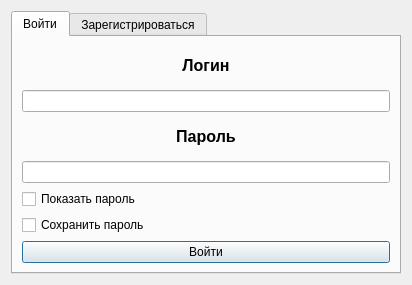
<?xml version="1.0" encoding="UTF-8"?>
<ui version="4.0">
 <class>AuthDialog</class>
 <widget class="QDialog" name="AuthDialog">
  <property name="geometry">
   <rect>
    <x>0</x>
    <y>0</y>
    <width>412</width>
    <height>285</height>
   </rect>
  </property>
  <property name="windowTitle">
   <string>Аутентификация</string>
  </property>
  <layout class="QVBoxLayout" name="verticalLayout_2">
   <item>
    <widget class="QTabWidget" name="tabWidget">
     <property name="currentIndex">
      <number>0</number>
     </property>
     <widget class="QWidget" name="tab">
      <attribute name="title">
       <string>Войти</string>
      </attribute>
      <layout class="QHBoxLayout" name="horizontalLayout">
       <item>
        <layout class="QVBoxLayout" name="verticalLayout_3">
         <item>
          <widget class="QLabel" name="labelLogin">
           <property name="font">
            <font>
             <pointsize>12</pointsize>
             <weight>75</weight>
             <bold>true</bold>
            </font>
           </property>
           <property name="text">
            <string>Логин</string>
           </property>
           <property name="alignment">
            <set>Qt::AlignCenter</set>
           </property>
          </widget>
         </item>
         <item>
          <widget class="QLineEdit" name="lineEditLogin"/>
         </item>
         <item>
          <widget class="QLabel" name="labelPassword">
           <property name="font">
            <font>
             <pointsize>12</pointsize>
             <weight>75</weight>
             <bold>true</bold>
            </font>
           </property>
           <property name="text">
            <string>Пароль</string>
           </property>
           <property name="alignment">
            <set>Qt::AlignCenter</set>
           </property>
          </widget>
         </item>
         <item>
          <widget class="QLineEdit" name="lineEditPassword"/>
         </item>
         <item>
          <widget class="QCheckBox" name="checkBoxShowPassword">
           <property name="text">
            <string>Показать пароль</string>
           </property>
          </widget>
         </item>
         <item>
          <widget class="QCheckBox" name="checkBoxSavePassword">
           <property name="text">
            <string>Сохранить пароль</string>
           </property>
          </widget>
         </item>
         <item>
          <widget class="QPushButton" name="pushButtonLogin">
           <property name="text">
            <string>Войти</string>
           </property>
          </widget>
         </item>
        </layout>
       </item>
      </layout>
     </widget>
     <widget class="QWidget" name="tab_2">
      <attribute name="title">
       <string>Зарегистрироваться</string>
      </attribute>
      <layout class="QHBoxLayout" name="horizontalLayout_2">
       <item>
        <layout class="QVBoxLayout" name="verticalLayout_4">
         <item>
          <layout class="QGridLayout" name="gridLayout">
           <item row="2" column="0">
            <widget class="QLabel" name="labelPassword_3">
             <property name="text">
              <string>Повторите пароль</string>
             </property>
            </widget>
           </item>
           <item row="0" column="1">
            <widget class="QLineEdit" name="lineEditLoginSignup"/>
           </item>
           <item row="0" column="0">
            <widget class="QLabel" name="labelLogin_2">
             <property name="text">
              <string>Логин</string>
             </property>
            </widget>
           </item>
           <item row="1" column="0">
            <widget class="QLabel" name="labelPassword_2">
             <property name="text">
              <string>Пароль</string>
             </property>
            </widget>
           </item>
           <item row="3" column="0">
            <widget class="QLabel" name="labelEmail">
             <property name="text">
              <string>Email</string>
             </property>
            </widget>
           </item>
           <item row="4" column="0">
            <widget class="QLabel" name="labelPhone">
             <property name="text">
              <string>Телефон</string>
             </property>
            </widget>
           </item>
           <item row="1" column="1">
            <widget class="QLineEdit" name="lineEditPasswordSignup">
             <property name="clearButtonEnabled">
              <bool>false</bool>
             </property>
            </widget>
           </item>
           <item row="2" column="1">
            <widget class="QLineEdit" name="lineEditPasswordSignupRepeat"/>
           </item>
           <item row="3" column="1">
            <widget class="QLineEdit" name="lineEditEmail"/>
           </item>
           <item row="4" column="1">
            <widget class="QLineEdit" name="lineEditPhone"/>
           </item>
          </layout>
         </item>
         <item>
          <widget class="QCheckBox" name="checkBoxShowPassworsSignup">
           <property name="text">
            <string>Показать пароль</string>
           </property>
          </widget>
         </item>
         <item>
          <widget class="QPushButton" name="pushButtonSignup">
           <property name="text">
            <string>Зарегистрироваться</string>
           </property>
          </widget>
         </item>
        </layout>
       </item>
      </layout>
     </widget>
    </widget>
   </item>
  </layout>
 </widget>
 <resources/>
 <connections/>
</ui>
